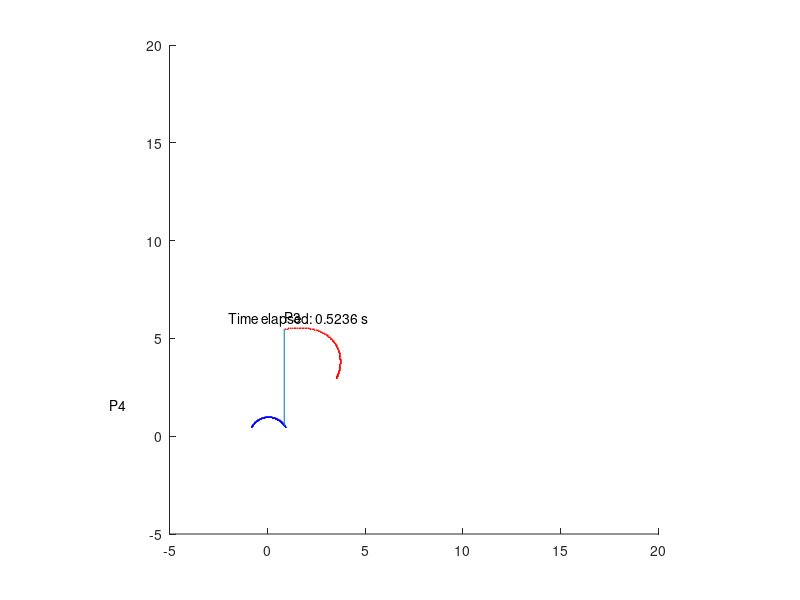

Write MATLAB code to recreate this figure.
clear variables
n=100;
A=1;B=5;C=10;D=0.5;
shi_s=deg2rad(30);
shi_f=pi/2;
t_s=2*asin(B*cos(shi_s)/(2*A));
theta_s=pi-asin(D/A);
theta_f=asin(D/A);
i=1:n;
theta=theta_s+(theta_f-theta_s)*(i-1)/(n-1);
shi=shi_s+(shi_f-shi_s)*((i-1)/(n-1)).^2;
D=ones(1,n);
phi =asin((A*sin(theta)+ B*sin(shi)-D)/C);
X=A*cos(theta)+B*cos(shi)-C*cos(phi);
P1 = zeros(2,n);
P2 = A*[cos(theta);sin(theta)];
P3 = P2 + B*[cos(shi);sin(shi)];
P4 = [X;D];


t=theta;
for i=1:length(t) 
    ani = subplot(1,1,1);
    %A_bar = line([P1(1) P2(1,i)],[P1(2) P2(2,i)]);
    B_bar = line([P2(1,i) P3(1,i)],[P2(2,i) P3(2,i)]);
    %C_bar = line([P3(1,i) P4(1,i)],[P3(2,i) P4(2,i)]);
    P4_circle = viscircles(P4(:,i)',0.05);
    axis(ani,'equal');
   set(gca,'XLim',[-5 20],'YLim',[-5 20]);
    str1 = 'P3';
   str3='o';
   str4='.';
   str2 = ['Time elapsed: '  num2str(t(i)) ' s'];
   P3_text = text(P3(1,i),P3(2,i)+0.6,str1);
    P3_text1 = text(P3(1,i),P3(2,i),str4,'color','red');
    P2_text1 = text(P2(1,i),P2(2,i),str4,'color','blue');
   str_1 = 'P4';
   str_3='o';
   str_4='.';
   P4_text = text(P4(1,i),P4(2,i)+0.6,str_1);
   Time = text(-2,6,str2);
   pause(0.5);
   if i<length(t)
        %delete(A_bar);
        delete(B_bar);
        %delete(C_bar);
        delete(P3_text);
        delete(P4_text);
        delete(Time);
        delete(P4_circle);
   end
end
% xx=1:10;
% yy=spline(theta,P3(2,:),xx);
% plot(xx,yy);
